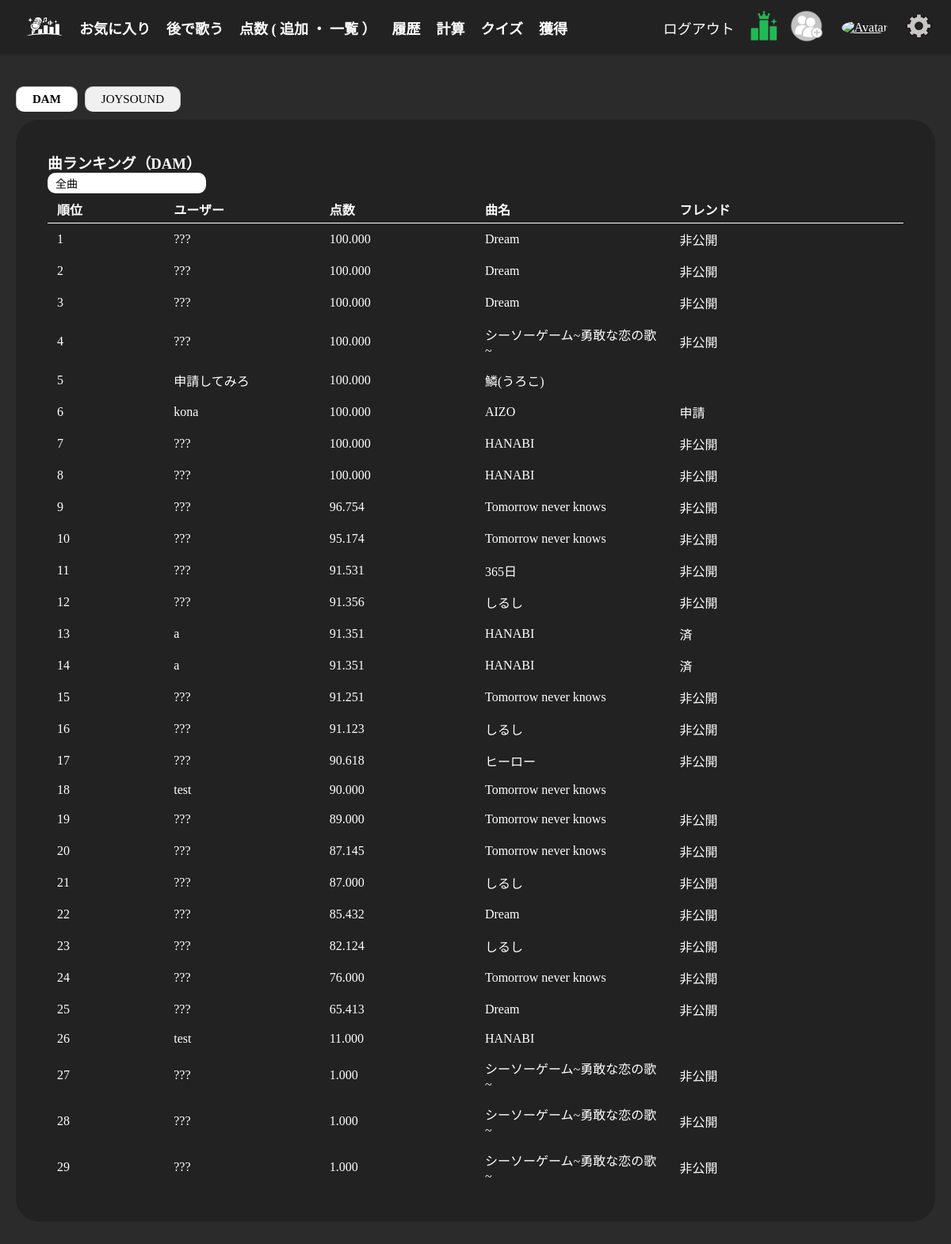
Screenshot of /ranking/ (signed in) with the database file from the repository.
### accounts/models.py (models this page shows)
class CustomUser(AbstractUser):
    email = models.EmailField(unique=True)
    groups = models.ManyToManyField(
        Group,
        related_name="customuser_set",
        blank=True,
        help_text="The groups this user belongs to.",
        verbose_name="groups",
    )
    user_permissions = models.ManyToManyField(
        Permission,
        related_name="customuser_set",
        blank=True,
        help_text="Specific permissions for this user.",
        verbose_name="user permissions",
    )
    favorites = models.ManyToManyField(
        'app.Song',
        related_name='favorited_by',
        blank=True
    )
    CATCHPHRASE_CHOICES = [
        ('none', 'なし'),
        ('beginner', '初心者'),
        ('intermediate', '中級者'),
        ('advanced', '上級者'),
    ]
    THEME_CHOICES = [
        ('white', '白'),
        ('black', '黒'),
    ]
    theme = models.CharField(max_length=10, choices=THEME_CHOICES, default='white')
    bio = models.TextField(blank=True, null=True, max_length=500)
    points = models.IntegerField(default=0)
    catchphrase = models.CharField(
        max_length=255,
        choices=CATCHPHRASE_CHOICES,
        default='none'
    )
    avatar = models.ImageField(
        upload_to='avatars/',
        blank=True,
        null=True,
        default='avatars/default.png'
    )
    is_public = models.BooleanField(default=True, verbose_name="公開設定")
    USERNAME_FIELD = 'email'
    REQUIRED_FIELDS = ['username']

### app/models.py (models this page shows, shortened)
class ScoreLog(models.Model):
    DAM = 'DAM'
    JOY = 'JOY'
    KARAOKE_CHOICES = [
        (DAM, 'DAM'),
        (JOY, 'JOYSOUND'),
    ]
    user = models.ForeignKey(
        settings.AUTH_USER_MODEL,
        on_delete=models.CASCADE,
        related_name='score_logs'
    )
    song = models.ForeignKey(
        Song,
        on_delete=models.CASCADE,
        related_name='score_logs'
    )
    key = models.IntegerField(default=0)
    score = models.DecimalField(max_digits=6, decimal_places=3)
    karaoke_type = models.CharField(max_length=3, choices=KARAOKE_CHOICES)
    image = models.ImageField(upload_to='score_images/', blank=True, null=True)
    created_at = models.DateTimeField(auto_now_add=True)

class Song(models.Model):
    track_name = models.CharField(max_length=255)
    artist_name = models.CharField(max_length=255)
    album_name = models.CharField(max_length=255)
    artwork_url = models.URLField()
    preview_url = models.URLField(unique=True)
    genre = models.CharField(max_length=100, blank=True)
    lyrics = models.TextField(blank=True, null=True)

### app/views.py (the view, shortened to what this page needs)
# urls.py: path('ranking/', views.ranking_view, name='ranking'),
@login_required
def ranking_view(request):
    user = request.user
    song_id = request.GET.get('song_id')
    selected_song = None
    friends_ids = set(
        Friendship.objects.filter(user=user).values_list('friend_id', flat=True)
    ) | set(
        Friendship.objects.filter(friend=user).values_list('user_id', flat=True)
    )
    pending_ids = set(
        FriendRequest.objects.filter(from_user=user)
        .values_list('to_user_id', flat=True)
    )
    favorite_songs = (
        Song.objects
        .filter(favorited_by=user)
        .order_by('artist_name', 'track_name')
    )
    songs_by_artist = {}
    for song in favorite_songs:
        songs_by_artist.setdefault(song.artist_name, []).append(song)
    def build_ranking(qs, include_song=True):
        rankings = []
        rank = 1
        for log in qs:
            target_user = log.user
            if not target_user.is_public:
                friend_status = "非公開"
            elif target_user.id == user.id:
                friend_status = "-"
            elif target_user.id in friends_ids:
                friend_status = "済"
            elif target_user.id in pending_ids:
                friend_status = "申請中"
            else:
                friend_status = "申請"
            rankings.append({
                "rank": rank,
                "user": target_user,
                "username": target_user.username if target_user.is_public else "???",
                "score": log.score,
                "song": log.song.track_name if include_song else None,
                "friend_status": friend_status,
            })
            rank += 1
            if rank > 100:
                break
        return rankings
    def get_ranking(karaoke_type):
        qs = (
            ScoreLog.objects
            .filter(karaoke_type=karaoke_type)
            .select_related('user', 'song')
            .order_by('-score', 'created_at')
        )
        return build_ranking(qs)
    dam_ranking = get_ranking('DAM')
    joy_ranking = get_ranking('JOY')
    context = {
        "songs_by_artist": songs_by_artist,
        "selected_song_id": song_id,
        "selected_song": selected_song,
        "dam_ranking": dam_ranking,
        "joy_ranking": joy_ranking,
    }
    return render(request, "app/ranking.html", context)

### app/templates/app/ranking.html (shortened to what this page needs)
{% extends 'base.html' %}
{% load i18n %}
{% load static %}
{% block content %}
<div class="ranking">
    <div class="tabs">
        <button class="tab-button active" data-target="dam">DAM</button>
        <button class="tab-button" data-target="joysound">JOYSOUND</button>
    </div>
    <div class="index song-score" id="dam-container">
        <h3>曲ランキング（DAM）</h3>
        <div class="song-dropdown" id="damDropdown">
            <div class="dropdown-trigger">
                {% if selected_song and selected_song.karaoke_type == "DAM" %}
                    {{ selected_song.track_name }}
                {% else %}
                    全曲
                {% endif %}
            </div>
        </div>
        <table class="score-table">
            <thead>
                <tr>
                    <th>順位</th>
                    <th>ユーザー</th>
                    <th>点数</th>
                    {% if not selected_song_id %}<th>曲名</th>{% endif %}
                    <th>フレンド</th>
                </tr>
            </thead>
            <tbody>
                {% for r in dam_ranking %}
                <tr>
                    <td>{{ r.rank }}</td>
                    <td>{{ r.username }}</td>
                    <td>{{ r.score|floatformat:3 }}</td>
                    {% if not selected_song_id %}<td>{{ r.song }}</td>{% endif %}
                    <td>
                        {% if r.friend_status == "申請" %}
                            <a href="{% url 'app:friend-request' r.user.id %}">申請</a>
                        {% elif r.friend_status == "非公開" %}
                            非公開
                        {% elif r.friend_status == "済" %}
                            済
                        {% endif %}
                    </td>
                </tr>
                {% endfor %}
            </tbody>
        </table>
    </div>
</div>
{% endblock %}

### templates/base.html (shortened to what this page needs)
{% load static %}
{% load i18n %}
<!doctype html>
<html lang="ja">
<head>
    <link rel="stylesheet" type="text/css" href="{% static 'app/css/style.css' %}">
</head>
<body class="{{ request.user.theme|default:'white' }}">
    <nav>
        <div class="nav-left">
            <a class="nav-link-left" href="{% url 'app:index' %}">
                {% if request.path == '/' or request.path == '/index/' %}
                    <img src="{% static 'app/img/logo.png' %}" class="logo-img">
                {% else %}
                    <img src="{% static 'app/img/logo-white.png' %}" class="logo-img">
                {% endif %}
            </a>
            <a class="nav-link-left {% if '/favorite/' in request.path %}active-link{% endif %}" href="{% url 'app:favorite' %}">{% trans "お気に入り" %}</a>
            <a class="nav-link-left {% if request.path == '/sing_later/' %}active-link{% endif %}" href="{% url 'app:sing_later' %}">{% trans "後で歌う" %}</a>
            <div class="score-nav">
                <span class="nav-link-left {% if '/score/' in request.path %}active-link{% endif %}">{% trans "点数" %}</span>
                <span>(</span>
                <a class="nav-link-left {% if request.path == '/score/create/' %}active-link{% endif %}" href="{% url 'app:create_score' %}">{% trans "追加" %}</a>
                <span>・</span>
                <a class="nav-link-left {% if request.path == '/score/list/' %}active-link{% endif %}" href="{% url 'app:score_list' %}">{% trans "一覧" %}</a>
                <span>）</span>
            </div>
            <a class="nav-link-left {% if request.path == '/history/' %}active-link{% endif %}" href="{% url 'app:history' %}">{% trans "履歴" %}</a>
            <a class="nav-link-left {% if request.path == '/calc/' %}active-link{% endif %}" href="{% url 'app:calc' %}">{% trans "計算" %}</a>
            <a class="nav-link-left {% if request.path == '/quiz/' %}active-link{% endif %}" href="{% url 'app:quiz' %}">{% trans "クイズ" %}</a>
            <a class="nav-link-left {% if request.path == '/unlock/' %}active-link{% endif %}" href="{% url 'app:unlock' %}">{% trans "獲得" %}</a>
        </div>
        <div class="nav-right">
            {% if request.user.is_authenticated %}
                <form action="{% url 'accounts:logout' %}" method='post' name='logout'>
                        <a class="nav-link-right" href="javascript:logout.submit()">{% trans "ログアウト" %}</a>
                </form>
            {% else %}
                <a class="nav-link-right" href="{% url 'accounts:login' %}">{% trans "ログイン" %}</a>
                <a class="nav-link-right" href="{% url 'accounts:signup' %}">{% trans "会員登録" %}</a>
            {% endif %}
            <a class="nav-link-right" href="{% url 'app:ranking' %}">
                 {% if request.path == '/ranking/' %}
                 <img src="{% static 'app/img/ranking.png' %}" class="ranking-img">
                 {% else %}
                 <img src="{% static 'app/img/ranking-white.png' %}" class="ranking-img">
                 {% endif %}
            </a>
            <a class="nav-link-right" href="{% url 'app:friends-list' %}">
                <img src="{% static 'app/img/friend.png' %}" class="friend-img">
            </a>
            <a href="{% url 'app:profile' %}">
                <img src="{% if request.user.avatar %}{{ request.user.avatar.url }}{% else %}/media/avatars/default.png{% endif %}" alt="Avatar" width="100" class="setting-img">
            </a>
            <a href="{% url 'app:setting' %}">
                <img src="{% static 'app/img/setting.png' %}" class="setting-img">
            </a>
        </div>
    </nav>
    <div class="content-body">
        {% block content %}{% endblock %}
    </div>
</body>
</html>

### app/static/app/css/style.css (style rules this page uses)
* { margin: 0; padding: 0; box-sizing: border-box; font-family: serif; }
.content-body { padding: 20px; }
body.black { --main-color: #2b2b2b; --text-color: white; --background-color: #ccc; --sub-color: #222; }
body { background-color: var(--main-color); color: var(--text-color); }
th { background-color: var(--background-color); color: var(--main-color); }
td { background-color: var(--sub-color); color: var(--text-color); }
a { color: var(--text-color); }
button { padding: 7px 14px; border-radius: 10px; border: 2px solid #222; color: black; background-color: white; outline: none; font-size: 15px; cursor: pointer; }
.logo-img, .setting-img { width: 40px; height: 40px; border-radius: 50%; object-fit: cover; }
.logo-img { width: 70px; height: 45px; object-fit: cover; object-position: top; margin-right: -10px; margin-top: -10px; }
.friend-img { width: 55px; height: auto; margin-top: -4px; margin-bottom: -7px; margin-left: -7px; margin-right: -3px; }
nav { background-color: #222; padding: 10px 20px; display: flex; justify-content: space-between; align-items: center; }
.nav-left { display: flex; gap: 20px; align-items: center; }
.nav-left a.nav-link-left { color: white; text-decoration: none; font-weight: bold; font-size: 18px; }
.nav-right { display: flex; gap: 20px; align-items: center; }
.nav-right a.nav-link-right, .nav-right a.nav-link { color: white; text-decoration: none; font-size: 18px; align-items: center; }
.score-nav { text-decoration: none; font-weight: bold; color: white; font-size: 18px; }
.ranking-img { width: 150px; margin-top: -35px; margin-bottom: -40px; margin-left: -60px; margin-right: -60px; }
.index { margin-bottom: 30px; }
.index table { width: 100%; border-collapse: collapse; }
.index th, .index td { border: 2px solid #222; padding: 8px 12px; text-align: left; }
.index th { font-weight: bold; }
.index a { color: var(--text-color); }
.index.song-score a { color: white; text-decoration: none; }
.song-score { padding: 40px; background-color: #222; border-radius: 30px; color: white; }
.tab-button { padding: 7px 20px; cursor: pointer; border: 1px solid #ccc; border-bottom: none; background: #f0f0f0; margin-right: 5px; }
.tab-button.active { background: #fff; font-weight: bold; }
.tabs { margin-bottom: 10px; }
.score-table { border-collapse: collapse; }
.score-table td { background-color: #222; color: white; }
.score-table a { color: white; }
.score-table thead th { border-bottom: 1px solid white; padding-bottom: 5px; background-color: #222; color: white; font: bold; }
.score-table th, .score-table td { border: none; }
.score-table th:nth-child(1), .score-table td:nth-child(1) { width: 60px; }
.score-table th:nth-child(2), .score-table td:nth-child(2) { width: 80px; }
.score-table th:nth-child(3), .score-table td:nth-child(3) { width: 80px; }
.score-table th:nth-child(4), .score-table td:nth-child(4) { width: 100px; }
.score-table th:nth-child(5), .score-table td:nth-child(5) { width: 120px; }
.ranking table { width: 100%; }
.song-dropdown { position: relative; width: 600px; }
.dropdown-trigger { padding: 3px 10px; cursor: pointer; background: white; color: black; border-radius: 10px; width: 200px; font-size: 14px; }

### rows the page displays
CustomUser: rank "1", username "???", score "100.000", song "Dream", shows "非公開", rank "2", rank "3", rank "4", song "シーソーゲーム~勇敢な恋の歌~", rank "7", song "HANABI", rank "8", rank "9", score "96.754", song "Tomorrow never knows", rank "10", score "95.174", rank "11", score "91.531", song "365日", rank "12", score "91.356", song "しるし", rank "15", score "91.251", rank "16", score "91.123", rank "17", score "90.618", song "ヒーロー", rank "19", score "89.000", rank "20", score "87.145", rank "21", score "87.000", rank "22", score "85.432", rank "23", score "82.124", rank "24", score "76.000", rank "25", score "65.413", rank "27", score "1.000", rank "28", rank "29"
CustomUser: rank "5", username "申請してみろ", score "100.000", song "鱗(うろこ)"
CustomUser: rank "6", username "kona", score "100.000", song "AIZO", shows "申請"
CustomUser: rank "13", username "a", score "91.351", song "HANABI", shows "済", rank "14"
CustomUser: rank "18", username "test", score "90.000", song "Tomorrow never knows", rank "26", score "11.000", song "HANABI"
